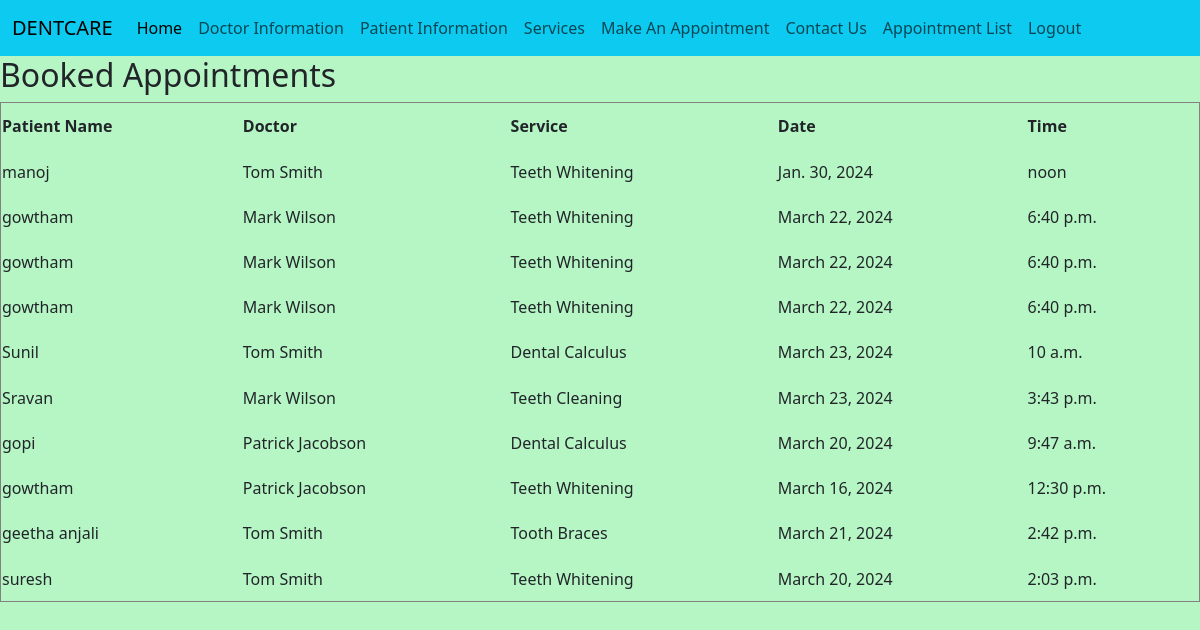
/myapp/list/ (signed in), run on the app's committed database.
### myapp/models.py (models this page shows, shortened)
class Appointment(models.Model):
  Full_Name=models.CharField(max_length=30)
  doctor = models.ForeignKey(docotrmodel, on_delete=models.CASCADE)
  service = models.ForeignKey(servicesmodel, on_delete=models.CASCADE)
  date = models.DateField()
  time = models.TimeField()

class docotrmodel(models.Model):
  name=models.CharField(max_length=30)
  specialization=models.CharField(max_length=30)
  Experience=models.IntegerField()
  image=models.ImageField(upload_to='imagess/')
  def __str__(self):
     return self.name

class servicesmodel(models.Model):
  sevicename=models.CharField(max_length=30)
  serviceimage=models.ImageField(upload_to='images/')
  def __str__(self):
    return self.sevicename

### myapp/views.py (the view)
# urls.py: path('list/',list,name='list'),
@login_required(login_url='myapp:login')
def list(request):
      data2=Appointment.objects.all()
      infor={'data2':data2}
      return render(request,'list.html',context=infor)

### template/list.html (shortened to what this page needs)
<!DOCTYPE html>
<html lang="en">
<head>
    <link rel="stylesheet" href="https://cdn.jsdelivr.net/npm/bootstrap@5.3.3/dist/css/bootstrap.min.css">
</head>
<body>
    <nav class="navbar navbar-expand-lg navbar-light  bg-info">
      <div class="container-fluid">
        <a class="navbar-brand" href="#">DENTCARE</a>
        <div class="collapse navbar-collapse" id="navbarNav">
          <ul class="navbar-nav">
            <li class="nav-item">
              <a class="nav-link active" aria-current="page" href="{% url 'myapp:home' %}">Home</a>
            </li>
            <li class="nav-item">
              <a class="nav-link" href="{% url 'myapp:doctors' %}">Doctor Information</a>
            </li>
            <li class="nav-item">
              <a class="nav-link" href="{% url 'myapp:patient' %}">Patient Information</a>
            </li>
            <li class="nav-item">
              <a class="nav-link" href="{% url 'myapp:services' %}">Services</a>
            </li>
            <li class="nav-item">
              <a class="nav-link" href="{% url 'myapp:appointment' %}">Make An Appointment</a>
            </li>
            <li class="nav-item">
              <a class="nav-link" href="{% url 'myapp:contactus' %}">Contact Us</a>
            </li>
            <li class="nav-item">
              <a class="nav-link" href="#">Appointment List</a>
            </li>
            <li class="nav-item">
              <a class="nav-link" href="{% url 'myapp:logout' %}">Logout</a>
            </li>
          </ul>
        </div>
      </div>
    </nav>
<div id="div">
    <h2>Booked Appointments</h2>
    <table border="1" style="height: 500px; width: 100%;">
        <tr>
            <th>Patient Name</th>
            <th>Doctor</th>
            <th>Service</th>
            <th>Date</th>
            <th>Time</th>
        </tr>
        {% for i in data2 %}
        <tr>
            <td>{{ i.Full_Name }}</td>
            <td>{{ i.doctor }}</td>
            <td>{{ i.service }}</td>
            <td>{{ i.date }}</td>
            <td>{{ i.time }}</td>
        </tr>
        {% endfor %}
    </table>
    </div>
</body>
</html>

### template/list.html (style rules this page uses)
#div { height: 900px; width: 100%; background-color: rgba(16, 225, 61, 0.3); }

### data on the page
Appointment: Full_Name "manoj", doctor "Tom Smith", service "Teeth Whitening", date "Jan. 30, 2024", time "noon"
Appointment: Full_Name "gowtham", doctor "Mark Wilson", service "Teeth Whitening", date "March 22, 2024", time "6:40 p.m."
Appointment: Full_Name "gowtham", doctor "Mark Wilson", service "Teeth Whitening", date "March 22, 2024", time "6:40 p.m."
Appointment: Full_Name "gowtham", doctor "Mark Wilson", service "Teeth Whitening", date "March 22, 2024", time "6:40 p.m."
Appointment: Full_Name "Sunil", doctor "Tom Smith", service "Dental Calculus", date "March 23, 2024", time "10 a.m."
Appointment: Full_Name "Sravan", doctor "Mark Wilson", service "Teeth Cleaning", date "March 23, 2024", time "3:43 p.m."
Appointment: Full_Name "gopi", doctor "Patrick Jacobson", service "Dental Calculus", date "March 20, 2024", time "9:47 a.m."
Appointment: Full_Name "gowtham", doctor "Patrick Jacobson", service "Teeth Whitening", date "March 16, 2024", time "12:30 p.m."
Appointment: Full_Name "geetha anjali", doctor "Tom Smith", service "Tooth Braces", date "March 21, 2024", time "2:42 p.m."
Appointment: Full_Name "suresh", doctor "Tom Smith", service "Teeth Whitening", date "March 20, 2024", time "2:03 p.m."
